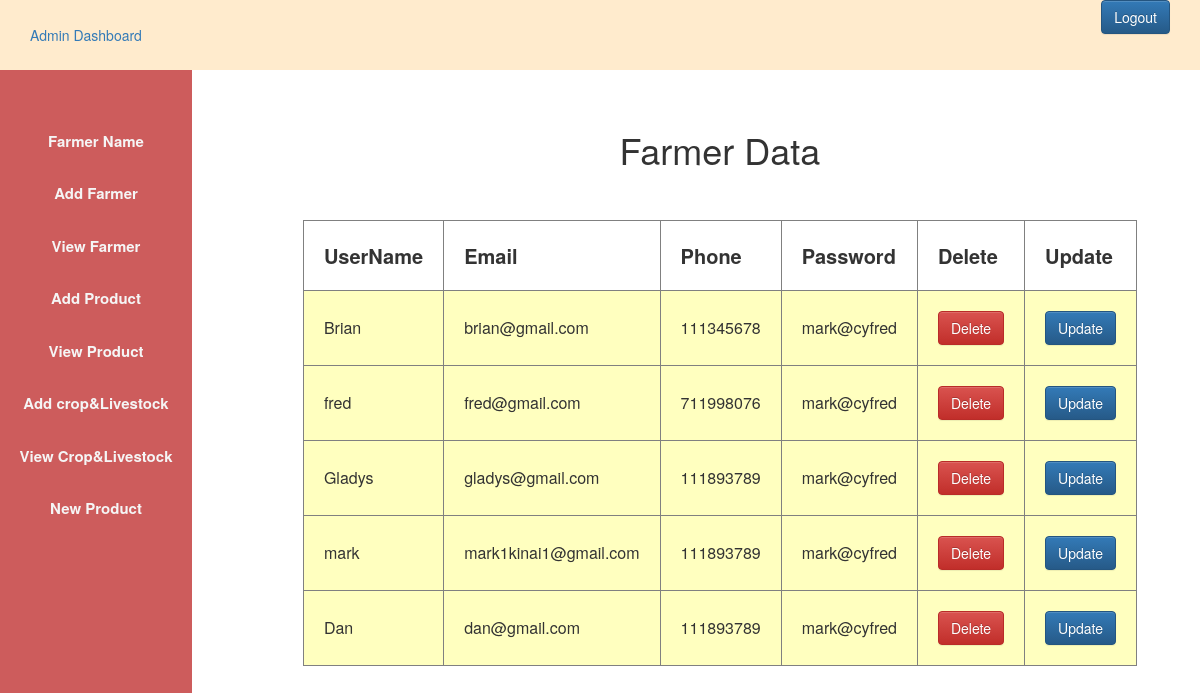
/view_farmer.php (signed in), run on the app's committed database.
### tables this page shows
CREATE TABLE `user` (
  `id` int(11) NOT NULL,
  `username` varchar(50) DEFAULT NULL,
  `phone` int(30) DEFAULT NULL,
  `email` varchar(50) DEFAULT NULL,
  `usertype` varchar(50) DEFAULT NULL,
  `password` varchar(50) DEFAULT NULL
);

### view_farmer.php (the view, shortened to what this page needs)
<?php
$host="localhost";
$user="root";
$password="";
$db="agricultureproject";
$data=mysqli_connect($host,$user,$password,$db);
$sql="SELECT * FROM user WHERE usertype='farmer'";
$result=mysqli_query($data,$sql);
?>
<?php
include'admin_css.php'
?>
</head>
<body>
<?php
include'admin_sidebar.php';
?>
<!DOCTYPE html>
<html>
<head>
<body>
<?php
include'admin_css.php'
	?>
	</head>
<div class="content">
	<center>
<h1>Farmer Data</h1>
<br><br>
<table border="1px">
	<tr>
		<th class="table_th">UserName</th>
		<th class="table_th">Email</th>
		<th class="table_th">Phone</th>
		<th class="table_th">Password</th>
		<th class="table_th">Delete</th>
		<th class="table_th">Update</th>
	</tr>
<?php
while($info=$result->fetch_assoc())
{
?>
<tr>
	<td class="table_td">
		<?php echo"{$info['username']}"; ?>
	</td>
	<td class="table_td">
		<?php echo"{$info['email']}"; ?>
	</td>
	<td class="table_td">
		<?php echo"{$info['phone']}"; ?>
	</td>
	<td class="table_td">
		<?php echo"{$info['password']}"; ?>
	</td>
<td class="table_td">
	<?php echo"<a onCLICK=\"javascript:return confirm('Are Your Sure to Delete this ')\"
	class='btn btn-danger' href='delete.php?farmer_id={$info['id']}'>Delete</a>";
	?>
	</td>
<td class="table_td">
		<?php echo "<a class='btn btn-primary'
		href='update_farmer.php?farmer_id={$info['id']}'> Update </a>";
		?>
	</td>
</tr>
<?php
}
?>
</table>
</center>
</div>
</body>
</html>

### admin.css (style rules this page uses)
* { margin: 0px; padding: 0px; }
a,a:hover { text-decoration: none!important; }
.content { margin-left: 20%; margin-top: 5%; }

### view_farmer.php (style rules this page uses)
.table_th { padding: 20px; font-size: 20px; }
.table_td { padding: 20px; background-color: rgba(255, 255, 128, .5); }

### data on the page
user: username "Brian", email "brian@gmail.com", phone "111345678", password "mark@cyfred"
user: username "fred", email "fred@gmail.com", phone "711998076", password "mark@cyfred"
user: username "Gladys", email "gladys@gmail.com", phone "111893789", password "mark@cyfred"
user: username "mark", email "mark1kinai1@gmail.com", phone "111893789", password "mark@cyfred"
user: username "Dan", email "dan@gmail.com", phone "111893789", password "mark@cyfred"
